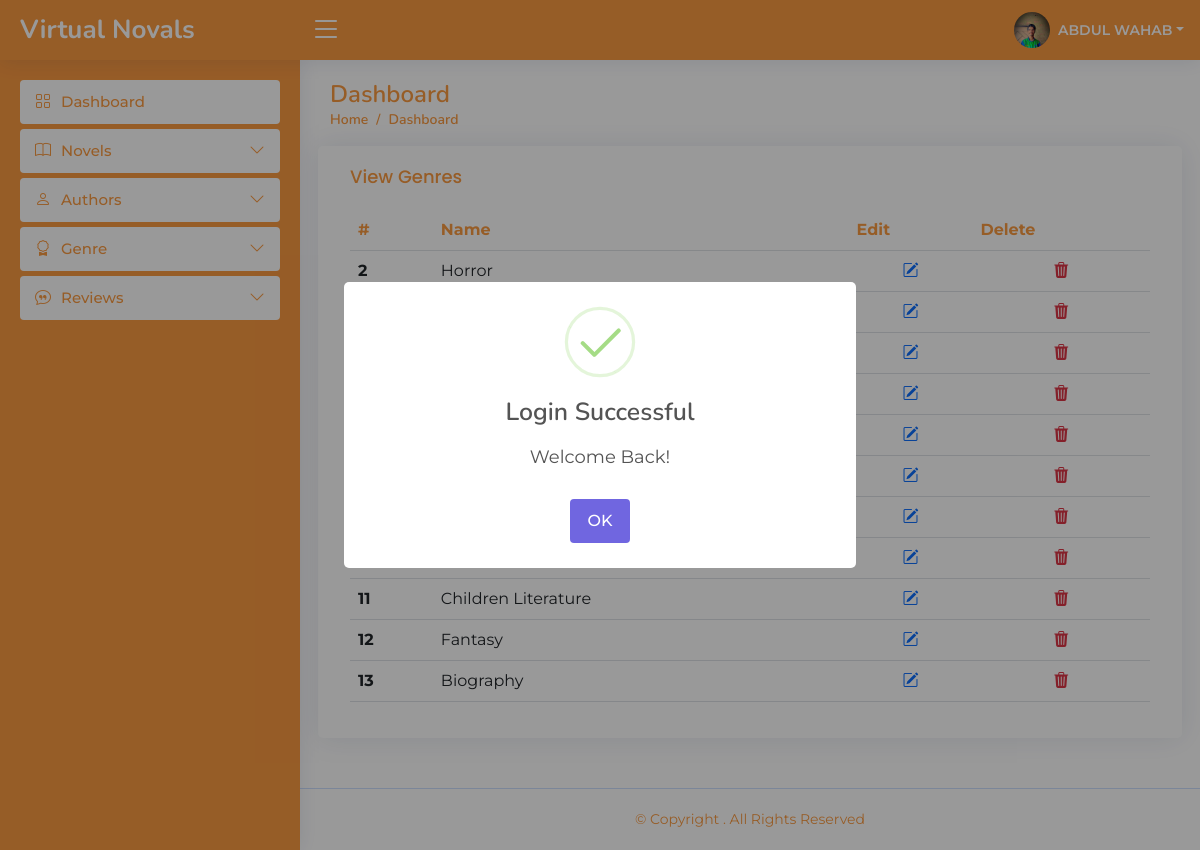
Page /admin/viewgenres.php (signed in) on the committed database.
### tables this page shows
CREATE TABLE `users` (
  `user_id` int(11) NOT NULL,
  `username` varchar(255) NOT NULL,
  `fullname` varchar(50) NOT NULL,
  `password_hash` varchar(255) NOT NULL,
  `role` enum('user','admin') DEFAULT 'user',
  `user_img` text NOT NULL DEFAULT 'none'
);

CREATE TABLE `genres` (
  `genre_id` int(11) NOT NULL,
  `name` varchar(255) NOT NULL
);

### admin/viewgenres.php (the view, shortened to what this page needs)
<?php
require_once('../modules/conn.php');
if(isset($_SESSION['username']))
{
?>
<!DOCTYPE html>
<html lang="en">
<head>
  <?php require 'components/head.php' ?>
</head>
<body>
 <?php
  include('components/header.php');
  ?>
  <?php
  include('components/sidebar.php');
  ?>
  <main id="main" class="main">
    <div class="pagetitle">
      <h1>Dashboard</h1>
      <nav>
        <ol class="breadcrumb">
          <li class="breadcrumb-item"><a href="index.php">Home</a></li>
          <li class="breadcrumb-item active">Dashboard</li>
        </ol>
      </nav>
    </div>
    <section class="section dashboard">
      <div class="row">
        <div class="col-lg-12">
          <div class="row">
<div class="card">
  <div class="card-body">
    <h5 class="card-title">View Genres</h5>
    <table class="table table-hover datatable">
      <thead class="samad-dashborad-header">
        <tr>
          <th scope="col">#</th>
          <th scope="col">Name</th>
          <th scope="col">Edit</th>
          <th scope="col">Delete</th>
        </tr>
      </thead>
      <tbody>
      <?php
        $query = "SELECT * FROM genres";
        $query_run = mysqli_query($conn,$query);
        while($row = mysqli_fetch_assoc($query_run)){
        ?>
        <tr>
          <th scope="row"><?php echo $row['genre_id'] ?></th>
          <td><?php echo $row['name'] ?></td>
          <td class="text-center"><a href="./editgenre.php?id=<?php echo $row['genre_id']?>"><i class="bi bi-pencil-square text-primary"></i></a></td>
          <td class="text-center">
          <form action="./deletegenre.php" method="POST">
            <a href="deletegenre.php?delete=<?php echo $row['genre_id'] ?>" name="delete"><i class="bi bi-trash3-fill text-danger"></i></a>
            </form>
          </td>
        </tr>
        <?php
        }
       ?>
      </tbody>
    </table>
  </div>
</div>
          </div>
        </div>
      </div>
    </section>
  </main>
  <?php
  include('components/footer.php');
  ?>
</body>
</html>
<?php
    }else{
      header("location:../login.php");
    }
?>

### admin/components/header.php (shortened to what this page needs)
<?php
    $id = $_SESSION['id'];
    require('../modules/conn.php');
  $headerQuiry = "SELECT * FROM `users` where user_id = '$id'";
  $headerResult = $conn->query($headerQuiry);
  $headerData=  mysqli_fetch_array($headerResult)
?>
 <header id="header" class="header fixed-top d-flex align-items-center">
<div class="d-flex align-items-center justify-content-between">
  <a href="index.php?session=admin" class="logo d-flex align-items-center">
    <span class="d-none d-lg-block">Virtual Novals</span>
  </a>
  <i class="bi bi-list toggle-sidebar-btn"></i>
</div>
<nav class="header-nav ms-auto">
  <ul class="d-flex align-items-center">
    <li class="nav-item dropdown pe-3">
      <a class="nav-link nav-profile d-flex align-items-center pe-0" href="#" data-bs-toggle="dropdown">
        <img src="./<?php echo $headerData['user_img'] ?>" alt="Profile" class="rounded-circle" style="aspect-ratio: 1/1; object-fit: cover; object-position: top;">
        <span class="d-none d-md-block dropdown-toggle text-capitalize ps-2"><?php echo $headerData['fullname'] ?></span>
      </a>
    </li>
  </ul>
</nav>
</header>

### admin/assets/css/style.css (style rules this page uses)
:root { scroll-behavior: smooth; }
body { font-family: "Montserrat", sans-serif; }
a { color: #FA9A41; text-decoration: none; }
.datatable a { color: #FA9A41 !important; text-decoration: none; }
h1, h2, h3, h4, h5, h6 { font-family: "Nunito", sans-serif; }
#main { margin-top: 60px; padding: 20px 30px; transition: all 0.3s; }
.pagetitle { margin-bottom: 10px; }
.pagetitle h1 { font-size: 24px; margin-bottom: 0; font-weight: 600; color: #FA9A41; }
.card { margin-bottom: 30px; border: none; border-radius: 5px; box-shadow: 0px 0 30px rgba(1, 41, 112, 0.1); }
.card-title { padding: 20px 0 15px 0; font-size: 18px; font-weight: 500; color: #FA9A41; font-family: "Poppins", sans-serif; }
.table .samad-dashborad-header th { color: #FA9A41; text-wrap: nowrap; }
.card-body { padding: 0 20px 20px 20px; width: 100%; }
.breadcrumb { font-size: 14px; font-family: "Nunito", sans-serif; color: #FA9A41; font-weight: 600; }
.breadcrumb a { color: #FA9A41; transition: 0.3s; }
.breadcrumb .breadcrumb-item::before { color: #FA9A41; }
.breadcrumb .active { color: #FA9A41; font-weight: 600; }
.logo { line-height: 1; }
@media (min-width: 1200px) { .logo { width: 280px; } }
.logo span { font-size: 26px; font-weight: 700; color:white; font-family: "Nunito", sans-serif; }
.header { transition: all 0.5s; z-index: 997; height: 60px; box-shadow: 0px 2px 20px rgba(1, 41, 112, 0.1); background-color: #FA9A41; padding-left: 20px; }
.header .toggle-sidebar-btn { font-size: 32px; padding-left: 10px; cursor: pointer; color: white; }
.header-nav ul { list-style: none; }
.header-nav>ul { margin: 0; padding: 0; }
.header-nav .nav-profile { color: white; }
.header-nav .nav-profile img { max-height: 36px; }
.header-nav .nav-profile span { font-size: 14px; font-weight: 600; }
@media (min-width: 1200px) { #main, #footer { margin-left: 300px; } }

### rows in the picture
users: user_img (picture), fullname "ABDUL WAHAB"
genres: genre_id "2", name "Horror"
genres: genre_id "11", name "Children Literature"
genres: genre_id "12", name "Fantasy"
genres: genre_id "13", name "Biography"
